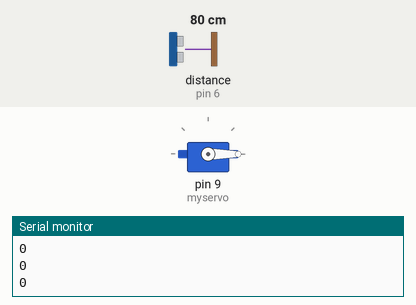
The sketch below on a simulated Arduino Uno, built with avr-gcc and run on an emulated ATmega328P. Shown: servo, the last lines printed to the serial monitor. The test bench sets the inputs (shaded band); at power-on: distance to the obstacle (sensor on pin 6) 80 cm.

Above: at 1.2 s.
1.3 s: distance to the obstacle (sensor on pin 6) set to 2 cm
At 1.8 s:
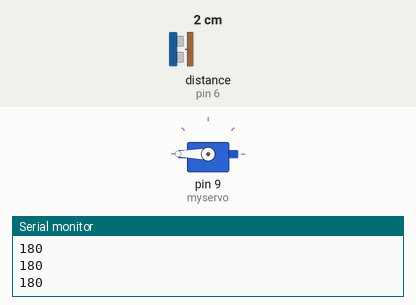
2.8 s: distance to the obstacle (sensor on pin 6) set to 4 cm
At 3.9 s:
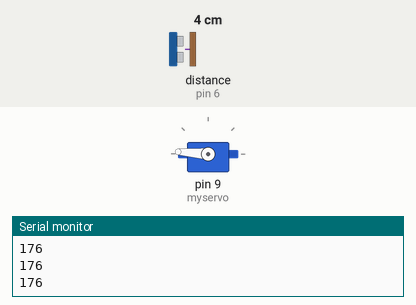
4.3 s: distance to the obstacle (sensor on pin 6) set to 18 cm
At 5.1 s:
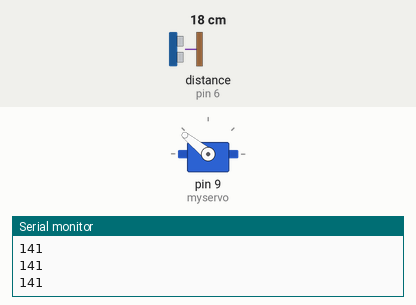
5.8 s: distance to the obstacle (sensor on pin 6) set to 35 cm
At 6.2 s:
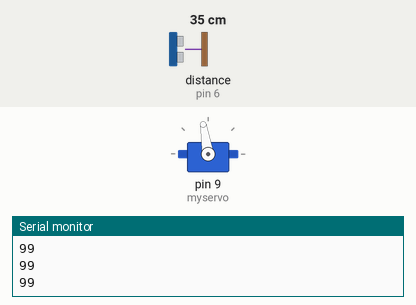
7.3 s: distance to the obstacle (sensor on pin 6) set to 60 cm
At 7.6 s:
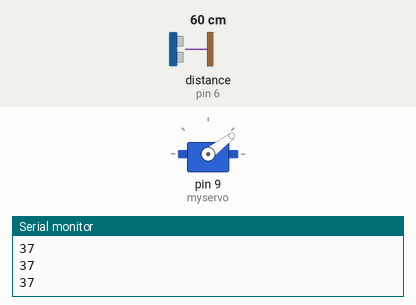
8.8 s: distance to the obstacle (sensor on pin 6) set to 120 cm
At 9.9 s:
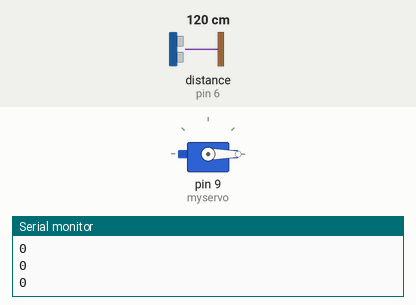
Timing chart, 0 to 11.3 s (numbered marks = the images above; inputs shaded):
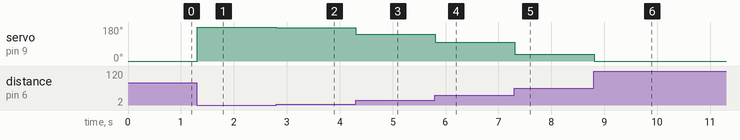

The sketch:

Ultraservo.ino
```cpp
#include <HCSR04.h>
#include <Servo.h>

UltraSonicDistanceSensor
 distanceSensor(7, 6); // Initialize sensor that uses digital pins 7 and 6.

Servo myservo; // create servo instance

int dist;
int arc;

void setup() {
  Serial.begin(9600); // We initialize serial connection so that we could print values from sensor.
  myservo.attach(9); // create servo instance on pin 9
}

void loop() {
  // Every 500 miliseconds, do a measurement using the sensor and print the distance in centimeters.
  dist = (distanceSensor.measureDistanceCm()); // this uses the HCSR04  ultrasonic library and assigns the value to dist
  if (dist >= 76) { // if dis is greater or equal to 76
    dist = 75; // change dist to 75 so it is never greater than 75
  }
  arc = map(dist, 2, 75, 180, 0); // arc value is a mapped value of dist, assigning values between 2-75 to new values 180-0
  myservo.write(arc); // send this new arc value to the motor
  Serial.println(arc); // write the arc value, so we know what it is
  delay(5);
}
```

Measured:
- after the input at 1.3 s, servo on pin 9 (myservo): 0° → 180° at once
- after the input at 2.8 s, servo on pin 9 (myservo): 180° → 176° at once
- after the input at 4.3 s, servo on pin 9 (myservo): 176° → 141° at once
- after the input at 5.8 s, servo on pin 9 (myservo): 141° → 99° at once
- after the input at 7.3 s, servo on pin 9 (myservo): 99° → 37° at once
- after the input at 8.8 s, servo on pin 9 (myservo): 37° → 0° at once
